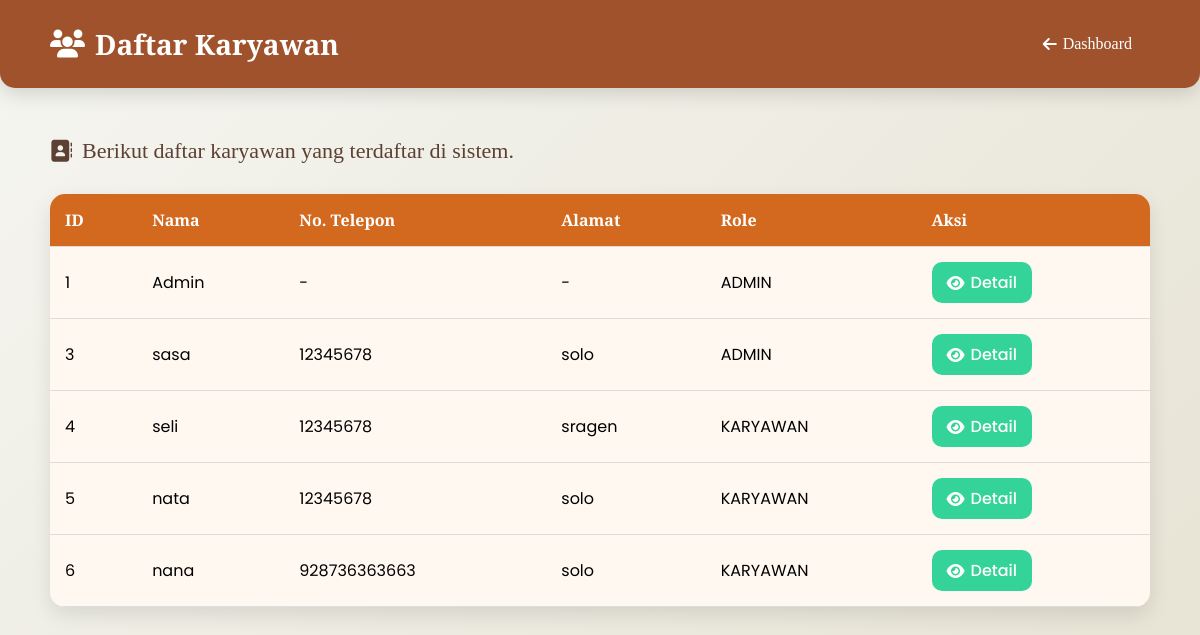
The app's page /karyawan.php (signed in) with its own data.
### tables this page shows
CREATE TABLE `karyawan` (
  `id` int(11) NOT NULL,
  `nama` varchar(100) NOT NULL,
  `password` varchar(255) NOT NULL,
  `no_telp` varchar(20) DEFAULT NULL,
  `alamat` text DEFAULT NULL,
  `role` enum('ADMIN','KARYAWAN') NOT NULL
);

### karyawan.php (the view, shortened to what this page needs)
<?php
include "database.php";
$sql = "SELECT * FROM karyawan ORDER BY id ASC";
$result = $conn->query($sql);
$karyawan_list = [];
if($result){
    while($row = $result->fetch_assoc()){
        $karyawan_list[] = $row;
    }
}
?>
<!DOCTYPE html>
<html lang="id">
<head>
    <link rel="stylesheet" href="https://cdnjs.cloudflare.com/ajax/libs/font-awesome/6.5.0/css/all.min.css">
</head>
<body>
    <div class="header">
        <h2><i class="fas fa-users"></i> Daftar Karyawan</h2>
        <div class="nav-links">
            <a href="dashboard.php" class="btn"><i class="fas fa-arrow-left"></i> Dashboard</a>
        </div>
    </div>
    <div class="container">
        <div class="welcome">
            <i class="fas fa-address-book"></i> Berikut daftar karyawan yang terdaftar di sistem.
        </div>
        <table>
            <thead>
                <tr>
                    <th>ID</th>
                    <th>Nama</th>
                    <th>No. Telepon</th>
                    <th>Alamat</th>
                    <th>Role</th>
                    <th>Aksi</th>
                </tr>
            </thead>
            <tbody>
                <?php if(count($karyawan_list) > 0): ?>
                    <?php foreach($karyawan_list as $karyawan): ?>
                        <tr>
                            <td><?= htmlspecialchars($karyawan['id']) ?></td>
                            <td><?= htmlspecialchars($karyawan['nama']) ?></td>
                            <td><?= htmlspecialchars($karyawan['no_telp'] ?: '-') ?></td>
                            <td><?= htmlspecialchars($karyawan['alamat'] ?: '-') ?></td>
                            <td><?= htmlspecialchars($karyawan['role']) ?></td>
                            <td>
                                <a href="detail_karyawan.php?id=<?= $karyawan['id'] ?>" class="btn btn-detail">
                                    <i class="fas fa-eye"></i> Detail
                                </a>
                            </td>
                        </tr>
                    <?php endforeach; ?>
                <?php else: ?>
                    <tr><td colspan="6" style="text-align:center; padding:20px;">Belum ada karyawan terdaftar.</td></tr>
                <?php endif; ?>
            </tbody>
        </table>
    </div>
</body>
</html>

### karyawan.php (style rules this page uses)
* { margin:0; padding:0; box-sizing:border-box; }
body { font-family: 'Poppins', sans-serif; background: linear-gradient(135deg, #f5f5f0, #e6e2d3); min-height: 100vh; }
.header { background: #a0522d; color: #fff; padding: 25px 50px; display: flex; justify-content: space-between; align-items: center; font-family: 'Playfair Display', serif; box-shadow: 0 5px 20px rgba(0,0,0,0.15); border-bottom-left-radius: 15px; border-bottom-right-radius: 15px; }
.header h2 { font-size: 28px; display: flex; align-items: center; gap: 10px; }
.nav-links a { color: #fff; text-decoration: none; padding: 10px 18px; border-radius: 8px; font-weight: 500; transition: background 0.3s, transform 0.2s; }
.container { padding: 50px; }
.welcome { font-family: 'Playfair Display', serif; font-size: 22px; margin-bottom: 30px; color: #5c4033; display: flex; align-items: center; gap: 10px; }
table { width: 100%; border-collapse: collapse; background: #fff8f0; border-radius: 15px; overflow: hidden; box-shadow: 0 8px 20px rgba(0,0,0,0.1); }
table th, table td { padding: 15px; text-align: left; border-bottom: 1px solid #ddd; }
table th { background: #d2691e; color: #fff; font-weight: 600; font-family: 'Playfair Display', serif; }
.btn { display: inline-flex; align-items: center; gap: 6px; padding: 8px 15px; border-radius: 10px; font-weight: 500; color: #fff; text-decoration: none; transition: background 0.3s, transform 0.2s; }
.btn-detail { background: #34d399; }

### records on screen
karyawan: id "1", nama "Admin", no_telp "-", alamat "-", role "ADMIN"
karyawan: id "3", nama "sasa", no_telp "12345678", alamat "solo", role "ADMIN"
karyawan: id "4", nama "seli", no_telp "12345678", alamat "sragen", role "KARYAWAN"
karyawan: id "5", nama "nata", no_telp "12345678", alamat "solo", role "KARYAWAN"
karyawan: id "6", nama "nana", no_telp "928736363663", alamat "solo", role "KARYAWAN"
